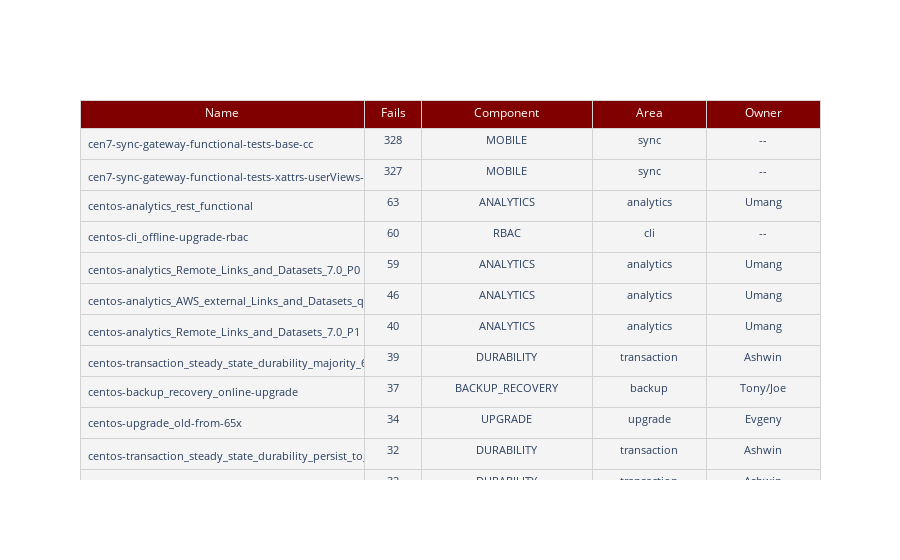

Notebook code cell kept with this figure:
### Code cell
top_25_query = 'select url || to_string(build_id) as `joburl`,name,failCount,component,SPLIT(REPLACE(REPLACE(REPLACE(SPLIT(name,"-")[1], "os_certify_ce_", ""), "ipv6_", ""), "os_certify_", ""), "_")[0] as area,result from server where `build`=$version and lower(os)="centos" order by failCount desc limit 25'
top_25_failures = run_query(query=top_25_query, param={'$version': f'"{release}-{current_build}"'})

data_top_t25 = pd.DataFrame(top_25_failures['results'])

owners_data = []
for area in data_top_t25.area:
    if area in owners:
        owners_data.append(owners[f'{area}'])
    else:
        owners_data.append("--")
        
def make_clickable(url, name):
    return '<a href="{}"target="_blank">{}</a>'.format(url,name)

data_top_t25['job'] = data_top_t25.apply(lambda x: make_clickable(x['joburl'], x['name']), axis=1)
data_top_t25 = data_top_t25.drop('joburl', axis=1)


table_t25_failures = go.Figure(data=[go.Table(
    columnwidth=(0.5, 0.10, 0.3, 0.2, 0.2),
    header = dict(values = ["Name", "Fails", "Component", "Area", "Owner"], fill_color = 'maroon', font=dict(color='white'), line_color='lightgray'),
    cells = dict(values = [data_top_t25.job, data_top_t25.failCount, data_top_t25.component, data_top_t25.area, owners_data], align=['left', 'center', 'center', 'center', 'center'], line_color='lightgray', fill_color='#F4F4F4', font=dict(size=11))
)])

table_t25_failures.update_layout(height=1000)

table_t25_failures.show()

### Figure 1 — Plotly figure (JSON) as saved in the notebook; plotly's stock layout.template omitted (floating-point values rounded to 4 significant figures)
{"data": [{"cells": {"align": ["left", "center", "center", "center", "center"], "fill": {"color": "#F4F4F4"}, "font": {"size": 11}, "line": {"color": "lightgray"}, "values": [["<a href=\"http://uberjenkins.sc.couchbase.com:8080/job/cen7-sync-gateway-functional-tests-base-cc/3111\"target=\"_blank\">cen7-sync-gateway-functional-tests-base-cc</a>", "<a href=\"http://uberjenkins.sc.couchbase.com:8080/job/cen7-sync-gateway-functional-tests-xattrs-userViews-ServerSsl/377\"target=\"_blank\">cen7-sync-gateway-functional-tests-xattrs-userViews-ServerSsl</a>", "<a href=\"http://qa.sc.couchbase.com/job/test_suite_executor-TAF/129428\"target=\"_blank\">centos-analytics_rest_functional</a>", "<a href=\"http://qa.sc.couchbase.com/job/test_suite_executor/367092\"target=\"_blank\">centos-cli_offline-upgrade-rbac</a>", "<a href=\"http://qa.sc.couchbase.com/job/test_suite_executor-TAF/129457\"target=\"_blank\">centos-analytics_Remote_Links_and_Datasets_7.0_P0</a>", "<a href=\"http://qa.sc.couchbase.com/job/test_suite_executor-TAF/129442\"target=\"_blank\">centos-analytics_AWS_external_Links_and_Datasets_query_aws_dataset</a>", "<a href=\"http://qa.sc.couchbase.com/job/test_suite_executor-TAF/128809\"target=\"_blank\">centos-analytics_Remote_Links_and_Datasets_7.0_P1</a>", "<a href=\"http://qa.sc.couchbase.com/job/test_suite_executor-TAF/128695\"target=\"_blank\">centos-transaction_steady_state_durability_majority_6.5_P0</a>", "<a href=\"http://qa.sc.couchbase.com/job/test_suite_executor/367263\"target=\"_blank\">centos-backup_recovery_online-upgrade</a>", "<a href=\"http://qa.sc.couchbase.com/job/test_suite_executor/367230\"target=\"_blank\">centos-upgrade_old-from-65x</a>", "<a href=\"http://qa.sc.couchbase.com/job/test_suite_executor-TAF/129074\"target=\"_blank\">centos-transaction_steady_state_durability_persist_to_majority_6.5_P0</a>", "<a href=\"http://qa.sc.couchbase.com/job/test_suite_executor-TAF/128687\"target=\"_blank\">centos-transaction_steady_state_durability_majority_and_persist_on_master_6.5_P0</a>", "<a href=\"http://qa.sc.couchbase.com/job/test_suite_executor-TAF/129417\"target=\"_blank\">centos-durability_service_cbas_6.5_P1_majority</a>", "<a href=\"http://qa.sc.couchbase.com/job/test_suite_executor-TAF/129087\"target=\"_blank\">centos-transaction_concurrency_durability_majority_6.5_P0_Set1</a>", "<a href=\"http://qa.sc.couchbase.com/job/test_suite_executor-TAF/129119\"target=\"_blank\">centos-transaction_concurrency_durability_persist_to_majority_6.5_P0_Set1</a>", "<a href=\"http://qa.sc.couchbase.com/job/test_suite_executor-TAF/129076\"target=\"_blank\">centos-transaction_concurrency_durability_majority_and_persist_on_master_6.5_P0_Set1</a>", "<a href=\"http://qa.sc.couchbase.com/job/test_suite_executor-TAF/129080\"target=\"_blank\">centos-transaction_multi_bucket_durability_majority_and_persist_on_master_6.5_P0</a>", "<a href=\"http://qa.sc.couchbase.com/job/test_suite_executor-TAF/128696\"target=\"_blank\">centos-transaction_multi_bucket_durability_majority_6.5_P0</a>", "<a href=\"http://qa.sc.couchbase.com/job/test_suite_executor-TAF/129155\"target=\"_blank\">centos-transaction_multi_bucket_durability_majority_defer_6.5_P0</a>", "<a href=\"http://qa.sc.couchbase.com/job/test_suite_executor-TAF/129149\"target=\"_blank\">centos-transaction_multi_bucket_durability_majority_6.5_P0_Set2</a>", "<a href=\"http://qa.sc.couchbase.com/job/test_suite_executor-TAF/129407\"target=\"_blank\">centos-transaction_multi_bucket_durability_persist_to_majority_6.5_P0</a>", "<a href=\"http://qa.sc.couchbase.com/job/test_suite_executor-TAF/128989\"target=\"_blank\">centos-transaction_multi_bucket_durability_majority_defer_6.5_P0_Set1</a>", "<a href=\"http://qa.sc.couchbase.com/job/test_suite_executor/367221\"target=\"_blank\">centos-upgrade_old-from-600</a>", "<a href=\"http://qa.sc.couchbase.com/job/test_suite_executor-TAF/129408\"target=\"_blank\">centos-transaction_multi_bucket_durability_majority_defer_6.5_P0_Set2</a>", "<a href=\"http://qa.sc.couchbase.com/job/test_suite_executor-TAF/128980\"target=\"_blank\">centos-transaction_multi_bucket_durability_majority_6.5_P0_Set1</a>"], [328, 327, 63, 60, 59, 46, 40, 39, 37, 34, 32, 32, 32, 27, 27, 27, 25, 25, 25, 25, 25, 24, 24, 24, 24], ["MOBILE", "MOBILE", "ANALYTICS", "RBAC", "ANALYTICS", "ANALYTICS", "ANALYTICS", "DURABILITY", "BACKUP_RECOVERY", "UPGRADE", "DURABILITY", "DURABILITY", "DURABILITY", "DURABILITY", "DURABILITY", "DURABILITY", "DURABILITY", "DURABILITY", "DURABILITY", "DURABILITY", "DURABILITY", "DURABILITY", "UPGRADE", "DURABILITY", "DURABILITY"], ["sync", "sync", "analytics", "cli", "analytics", "analytics", "analytics", "transaction", "backup", "upgrade", "transaction", "transaction", "durability", "transaction", "transaction", "transaction", "transaction", "transaction", "transaction", "transaction", "transaction", "transaction", "upgrade", "transaction", "transaction"], ["--", "--", "Umang", "--", "Umang", "Umang", "Umang", "Ashwin", "Tony/Joe", "Evgeny", "Ashwin", "Ashwin", "Ashwin", "Ashwin", "Ashwin", "Ashwin", "Ashwin", "Ashwin", "Ashwin", "Ashwin", "Ashwin", "Ashwin", "Evgeny", "Ashwin", "Ashwin"]]}, "columnwidth": [0.5, 0.1, 0.3, 0.2, 0.2], "header": {"fill": {"color": "maroon"}, "font": {"color": "white"}, "line": {"color": "lightgray"}, "values": ["Name", "Fails", "Component", "Area", "Owner"]}, "type": "table"}], "layout": {"autosize": true}}
